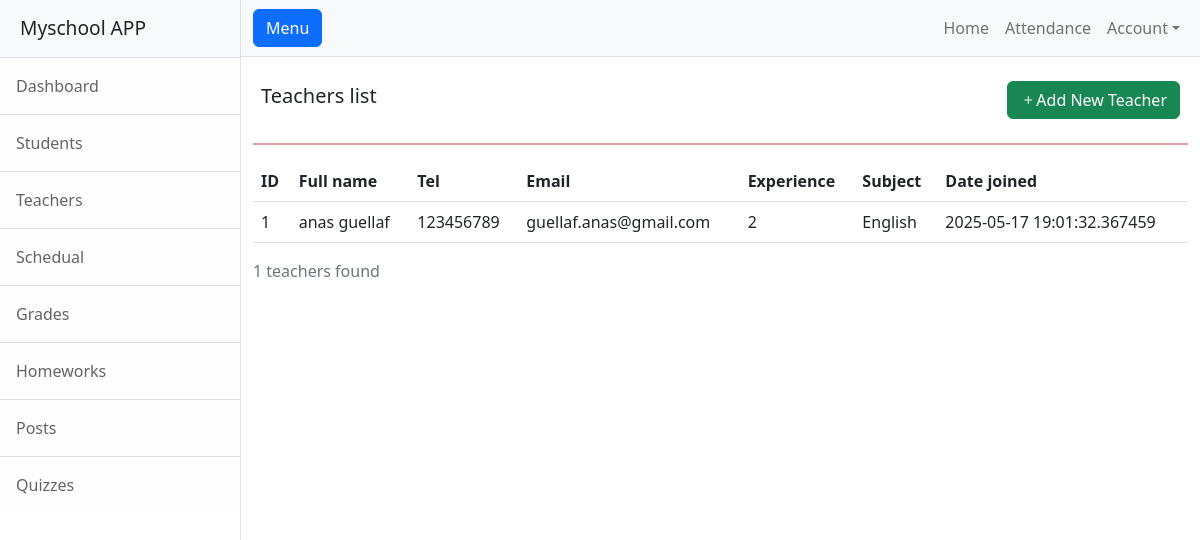
The app's page /teacher, older data.
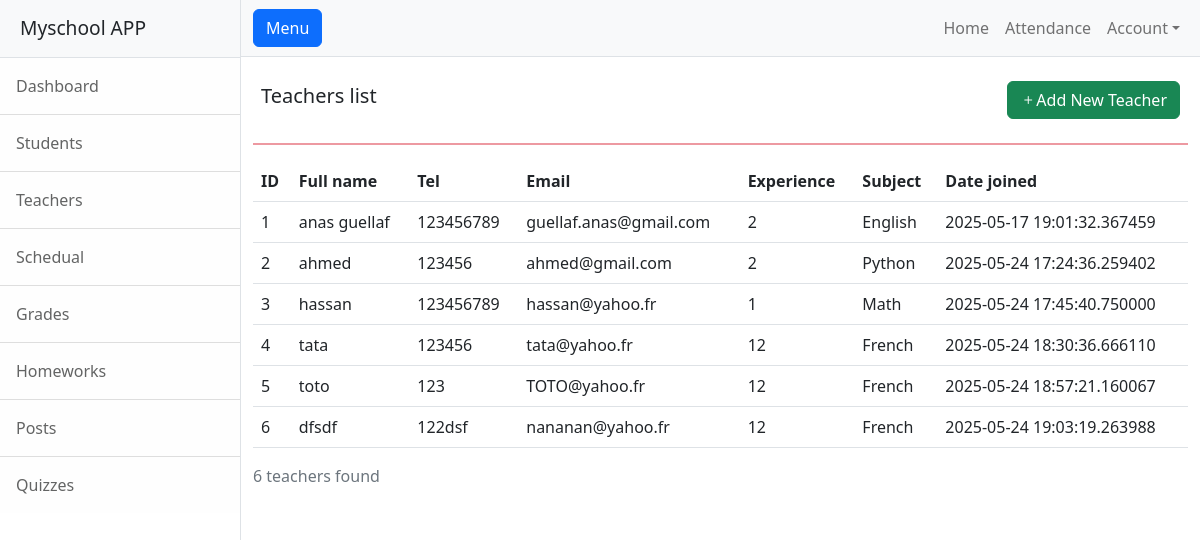
The same page, newer data.
### app.py (models this page shows)
class Teacher(db.Model):
    fullname = CharField()
    tel = CharField()
    email = CharField(unique=True)
    experience = IntegerField()
    subject = CharField()
    joining_date = DateTimeField(default=datetime.now, formats='%Y-%m-%d %H:%M:%S')
    class Meta:
        database = db

### app.py (the view)
@app.route('/teacher')
def teachers_list():
    query = Teacher.select()
    counter = query.count()
    return render_template('teacher.html', teachers = query, counter = counter)

### templates/teacher.html (shortened to what this page needs)
{% extends "base.html" %}
{% block content %}
<div class="d-flex justify-content-between align-items-center p-2">
        <h5>Teachers list</h5>
        <a href="{{ url_for('add_teacher') }}" class="btn btn-success" type="submit"><i class="bi bi-plus"></i>Add New Teacher </a>
</div>
<hr class="border border-danger border-1 opacity-50">
<table class="table">
    <thead>
      <tr>
        <th scope="col">ID</th>
        <th scope="col">Full name</th>
        <th scope="col">Tel</th>
        <th scope="col">Email</th>
        <th scope="col">Experience</th>
        <th scope="col">Subject</th>
        <th scope="col">Date joined</th>
      </tr>
    </thead>
    <tbody>
      {% for prof in teachers %}
        <tr>
          <td>{{ prof.id }}</td>
          <td>{{ prof.fullname }}</td>
          <td>{{ prof.tel }}</td>
          <td>{{ prof.email }}</td>
          <td>{{ prof.experience }}</td>
          <td>{{ prof.subject }}</td>
          <td>{{ prof.joining_date }}</td>
        </tr>
      {% endfor %}
    </tbody>
  </table>
<p class="text-muted">{{ counter }} teachers found</p>
{% endblock content %}

### templates/base.html (shortened to what this page needs)
<!DOCTYPE html>
<html lang="en">
    <head>
        <link href="{{ url_for('static', filename='css/styles.css') }}" rel="stylesheet" />
        <link rel="stylesheet" href="https://cdn.jsdelivr.net/npm/bootstrap-icons@1.11.3/font/bootstrap-icons.min.css">
    </head>
    <body>
        <div class="d-flex" id="wrapper">
            <div class="border-end bg-white" id="sidebar-wrapper">
                <div class="sidebar-heading border-bottom bg-light">Myschool APP</div>
                <div class="list-group list-group-flush">
                    <a class="list-group-item list-group-item-action list-group-item-light p-3" href="{{ url_for('home') }}">Dashboard</a>
                    <a class="list-group-item list-group-item-action list-group-item-light p-3" href="{{  url_for('student_list') }}">Students</a>
                    <a class="list-group-item list-group-item-action list-group-item-light p-3" href="{{  url_for('teachers_list') }}">Teachers</a>
                    <a class="list-group-item list-group-item-action list-group-item-light p-3" href="{{  url_for('schedual') }}">Schedual</a>
                    <a class="list-group-item list-group-item-action list-group-item-light p-3" href="#!">Grades</a>
                    <a class="list-group-item list-group-item-action list-group-item-light p-3" href="#!">Homeworks</a>
                    <a class="list-group-item list-group-item-action list-group-item-light p-3" href="#!">Posts</a>
                    <a class="list-group-item list-group-item-action list-group-item-light p-3" href="#!">Quizzes</a>
                </div>
            </div>
            <div id="page-content-wrapper">
                <nav class="navbar navbar-expand-lg navbar-light bg-light border-bottom">
                    <div class="container-fluid">
                        <button class="btn btn-primary" id="sidebarToggle">Menu</button>
                        <div class="collapse navbar-collapse" id="navbarSupportedContent">
                            <ul class="navbar-nav ms-auto mt-2 mt-lg-0">
                                <li class="nav-item active"><a class="nav-link" href="#!">Home</a></li>
                                <li class="nav-item"><a class="nav-link" href="#!">Attendance</a></li>
                                <li class="nav-item dropdown">
                                    <a class="nav-link dropdown-toggle" id="navbarDropdown" href="#" role="button" data-bs-toggle="dropdown" aria-haspopup="true" aria-expanded="false">Account</a>
                                </li>
                            </ul>
                        </div>
                    </div>
                </nav>
                <div class="container-fluid">
                    <div class="row p-2">
                    </div>
                    {% block content %}{% endblock content %}
                </div>
            </div>
        </div>
    </body>
</html>

Row changes from the older to the newer data that the page shows:
added Teacher: id "2", fullname "ahmed", tel "123456", email "ahmed@gmail.com", experience "2", subject "Python", joining_date "2025-05-24 17:24:36.259402"
added Teacher: id "3", fullname "hassan", tel "123456789", email "hassan@yahoo.fr", experience "1", subject "Math", joining_date "2025-05-24 17:45:40.750000"
added Teacher: id "4", fullname "tata", tel "123456", email "tata@yahoo.fr", experience "12", subject "French", joining_date "2025-05-24 18:30:36.666110"
added Teacher: id "5", fullname "toto", tel "123", email "TOTO@yahoo.fr", experience "12", subject "French", joining_date "2025-05-24 18:57:21.160067"
added Teacher: id "6", fullname "dfsdf", tel "122dsf", email "nananan@yahoo.fr", experience "12", subject "French", joining_date "2025-05-24 19:03:19.263988"
Text that changed along with them:
{{ counter }}: "1" → "6"
